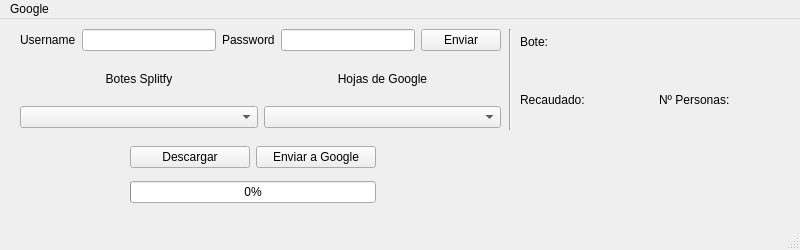
<?xml version="1.0" encoding="UTF-8"?>
<ui version="4.0">
 <class>MainWindow</class>
 <widget class="QMainWindow" name="MainWindow">
  <property name="geometry">
   <rect>
    <x>0</x>
    <y>0</y>
    <width>800</width>
    <height>250</height>
   </rect>
  </property>
  <property name="minimumSize">
   <size>
    <width>800</width>
    <height>250</height>
   </size>
  </property>
  <property name="maximumSize">
   <size>
    <width>800</width>
    <height>250</height>
   </size>
  </property>
  <property name="windowTitle">
   <string>MainWindow</string>
  </property>
  <widget class="QWidget" name="centralwidget">
   <widget class="Line" name="horizontalSeparator">
    <property name="geometry">
     <rect>
      <x>500</x>
      <y>10</y>
      <width>20</width>
      <height>101</height>
     </rect>
    </property>
    <property name="orientation">
     <enum>Qt::Vertical</enum>
    </property>
   </widget>
   <widget class="QWidget" name="layoutWidget">
    <property name="geometry">
     <rect>
      <x>520</x>
      <y>10</y>
      <width>271</width>
      <height>98</height>
     </rect>
    </property>
    <layout class="QVBoxLayout" name="verticalLayoutStatistics">
     <item>
      <widget class="QLabel" name="labelBote">
       <property name="text">
        <string>Bote:</string>
       </property>
      </widget>
     </item>
     <item>
      <widget class="QLabel" name="labelBoteValue">
       <property name="sizePolicy">
        <sizepolicy hsizetype="Expanding" vsizetype="Preferred">
         <horstretch>0</horstretch>
         <verstretch>0</verstretch>
        </sizepolicy>
       </property>
       <property name="text">
        <string/>
       </property>
       <property name="textFormat">
        <enum>Qt::PlainText</enum>
       </property>
       <property name="wordWrap">
        <bool>true</bool>
       </property>
      </widget>
     </item>
     <item>
      <layout class="QHBoxLayout" name="horizontalLayoutBudgetPeople">
       <item>
        <layout class="QVBoxLayout" name="verticalLayoutBudget">
         <item>
          <widget class="QLabel" name="labelRecaudado">
           <property name="sizePolicy">
            <sizepolicy hsizetype="Expanding" vsizetype="Preferred">
             <horstretch>0</horstretch>
             <verstretch>0</verstretch>
            </sizepolicy>
           </property>
           <property name="text">
            <string>Recaudado:</string>
           </property>
          </widget>
         </item>
         <item>
          <widget class="QLabel" name="labelRecaudadoValue">
           <property name="sizePolicy">
            <sizepolicy hsizetype="Expanding" vsizetype="Preferred">
             <horstretch>0</horstretch>
             <verstretch>0</verstretch>
            </sizepolicy>
           </property>
           <property name="text">
            <string/>
           </property>
          </widget>
         </item>
        </layout>
       </item>
       <item>
        <layout class="QVBoxLayout" name="verticalLayoutPeople">
         <item>
          <widget class="QLabel" name="labelPersonas">
           <property name="text">
            <string>Nº Personas:</string>
           </property>
          </widget>
         </item>
         <item>
          <widget class="QLabel" name="labelPersonasValue">
           <property name="sizePolicy">
            <sizepolicy hsizetype="Expanding" vsizetype="Preferred">
             <horstretch>0</horstretch>
             <verstretch>0</verstretch>
            </sizepolicy>
           </property>
           <property name="text">
            <string/>
           </property>
          </widget>
         </item>
        </layout>
       </item>
      </layout>
     </item>
    </layout>
   </widget>
   <widget class="QWidget" name="layoutWidget">
    <property name="geometry">
     <rect>
      <x>20</x>
      <y>10</y>
      <width>481</width>
      <height>99</height>
     </rect>
    </property>
    <layout class="QVBoxLayout" name="verticalLayoutCompleteForm">
     <item>
      <layout class="QHBoxLayout" name="horizontalLayoutFormFields">
       <item>
        <widget class="QLabel" name="usernameLabel">
         <property name="text">
          <string>Username</string>
         </property>
        </widget>
       </item>
       <item>
        <widget class="QLineEdit" name="usernameLineEdit"/>
       </item>
       <item>
        <widget class="QLabel" name="passwordLabel">
         <property name="text">
          <string>Password</string>
         </property>
        </widget>
       </item>
       <item>
        <widget class="QLineEdit" name="passwordLineEdit">
         <property name="frame">
          <bool>true</bool>
         </property>
         <property name="echoMode">
          <enum>QLineEdit::Password</enum>
         </property>
        </widget>
       </item>
       <item>
        <widget class="QPushButton" name="pushButtonSend">
         <property name="text">
          <string>Enviar</string>
         </property>
        </widget>
       </item>
      </layout>
     </item>
     <item>
      <layout class="QHBoxLayout" name="horizontalLayoutComboboxLabels">
       <item>
        <widget class="QLabel" name="labelBotesSplitfy">
         <property name="text">
          <string>Botes Splitfy</string>
         </property>
         <property name="alignment">
          <set>Qt::AlignCenter</set>
         </property>
        </widget>
       </item>
       <item>
        <widget class="QLabel" name="labelHojasDeGoogle">
         <property name="text">
          <string>Hojas de Google</string>
         </property>
         <property name="alignment">
          <set>Qt::AlignCenter</set>
         </property>
        </widget>
       </item>
      </layout>
     </item>
     <item>
      <layout class="QHBoxLayout" name="horizontalLayoutCombobox">
       <item>
        <widget class="QComboBox" name="comboBoxSplitfy"/>
       </item>
       <item>
        <widget class="QComboBox" name="comboBoxGoogle"/>
       </item>
      </layout>
     </item>
    </layout>
   </widget>
   <widget class="QWidget" name="layoutWidget">
    <property name="geometry">
     <rect>
      <x>130</x>
      <y>120</y>
      <width>246</width>
      <height>71</height>
     </rect>
    </property>
    <layout class="QVBoxLayout" name="verticalLayoutActions">
     <item>
      <layout class="QHBoxLayout" name="horizontalLayoutDownloadTransfer">
       <item>
        <widget class="QPushButton" name="pushButtonDownloadCSV">
         <property name="text">
          <string>Descargar</string>
         </property>
        </widget>
       </item>
       <item>
        <widget class="QPushButton" name="pushButtonEnviarAGoogle">
         <property name="text">
          <string>Enviar a Google</string>
         </property>
        </widget>
       </item>
      </layout>
     </item>
     <item>
      <widget class="QProgressBar" name="progressBar">
       <property name="value">
        <number>0</number>
       </property>
      </widget>
     </item>
    </layout>
   </widget>
   <widget class="QLabel" name="labelProgressStatus">
    <property name="geometry">
     <rect>
      <x>130</x>
      <y>190</y>
      <width>661</width>
      <height>16</height>
     </rect>
    </property>
    <property name="sizePolicy">
     <sizepolicy hsizetype="Expanding" vsizetype="Preferred">
      <horstretch>0</horstretch>
      <verstretch>0</verstretch>
     </sizepolicy>
    </property>
    <property name="text">
     <string/>
    </property>
    <property name="textFormat">
     <enum>Qt::PlainText</enum>
    </property>
    <property name="wordWrap">
     <bool>true</bool>
    </property>
   </widget>
  </widget>
  <widget class="QMenuBar" name="menubar">
   <property name="geometry">
    <rect>
     <x>0</x>
     <y>0</y>
     <width>800</width>
     <height>22</height>
    </rect>
   </property>
   <widget class="QMenu" name="menuGoogle">
    <property name="title">
     <string>Google</string>
    </property>
    <addaction name="actionLoginGoogle"/>
   </widget>
   <addaction name="menuGoogle"/>
  </widget>
  <widget class="QStatusBar" name="statusbar"/>
  <action name="actionLoginGoogle">
   <property name="text">
    <string>Login</string>
   </property>
   <property name="toolTip">
    <string>Google Login</string>
   </property>
  </action>
 </widget>
 <resources/>
 <connections/>
</ui>
